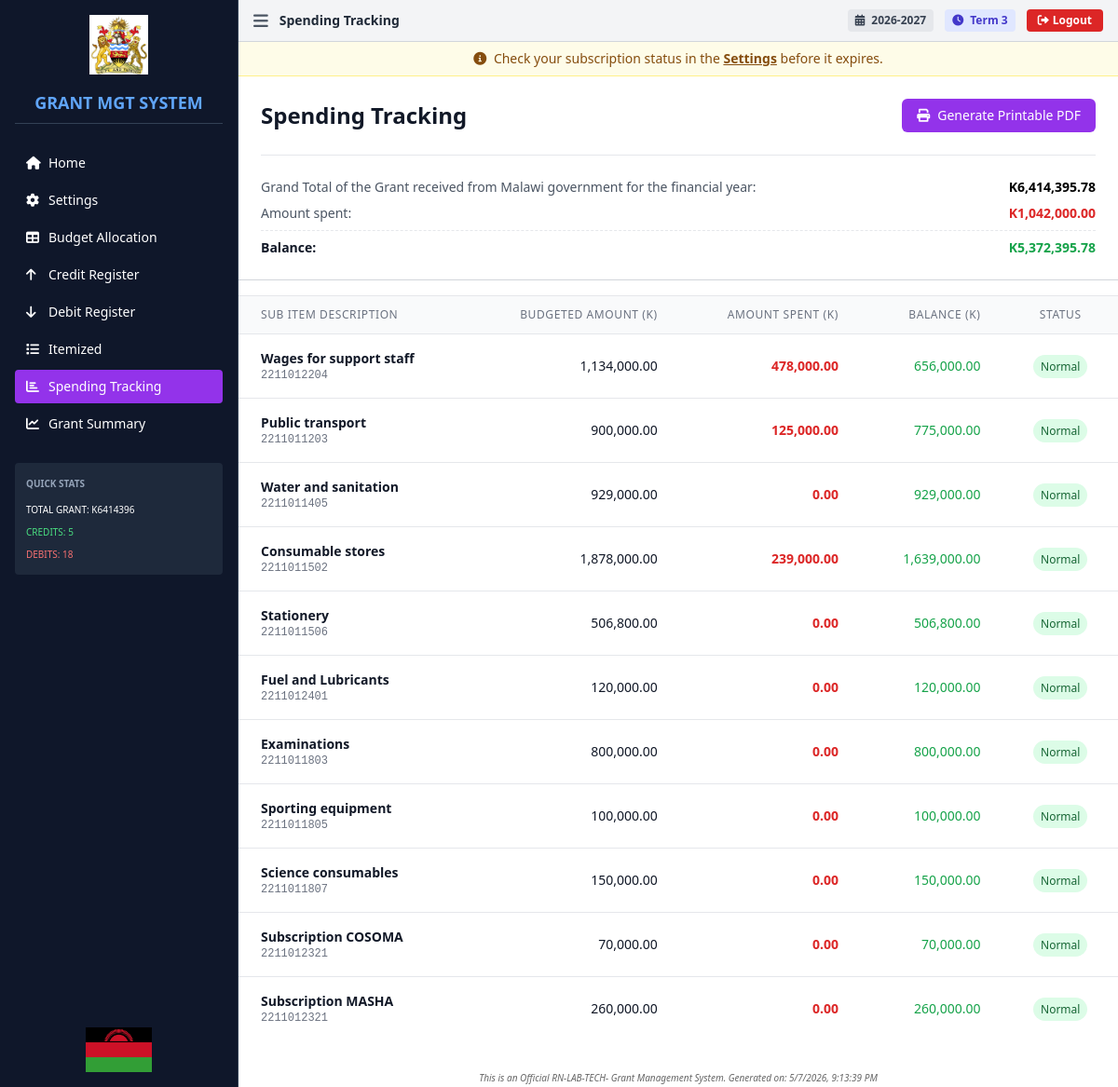
The page /tracking (signed in) on the database its author committed.
### tables this page shows
CREATE TABLE term_settings (
                id INTEGER PRIMARY KEY AUTOINCREMENT,
                school_id INTEGER NOT NULL,
                current_academic_year TEXT NOT NULL,
                current_term TEXT NOT NULL,
                updated_at DATETIME DEFAULT CURRENT_TIMESTAMP,
                FOREIGN KEY (school_id) REFERENCES schools(id),
                UNIQUE(school_id)
            );

CREATE TABLE budget_items (
                id INTEGER PRIMARY KEY AUTOINCREMENT,
                school_id INTEGER NOT NULL,
                financial_year TEXT NOT NULL,
                template_row_id INTEGER NOT NULL,
                item_key TEXT NOT NULL,
                pow_no INTEGER,
                pow_name TEXT,
                sub_activity TEXT,
                sub_item_description TEXT,
                code TEXT,
                total_allocation REAL DEFAULT 0,
                monthly_allocations TEXT,
                created_at DATETIME DEFAULT CURRENT_TIMESTAMP, academic_year TEXT, term TEXT,
                FOREIGN KEY (school_id) REFERENCES schools(id),
                UNIQUE(school_id, financial_year, template_row_id)
            );

### app.py (the view)
@app.route('/tracking')
@require_login
def tracking():
    academic_year = get_academic_year()
    term = get_term()
    budget = get_budget(academic_year, term)
    credits = get_credits(academic_year, term) or []
    debits = get_debits(academic_year, term) or []
    spending = calculate_spending(budget, debits)
    total_grant = get_total_grant(academic_year, term)
    total_spent = 0.0
    for d in debits:
        if isinstance(d, dict):
            amt = d.get('amount', 0)
            if amt:
                try:
                    total_spent += float(amt)
                except (ValueError, TypeError):
                    pass
    return render_template('tracking.html',
                      budget=budget,
                      credits=credits,
                      debits=debits,
                      spending=spending,
                      total_spent=total_spent,
                      total_grant=total_grant,
                      academic_year=academic_year,
                      term=term,
                      settings=get_settings(),
                      current_page='tracking')

### templates/tracking.html (shortened to what this page needs)
{% extends "base.html" %}
{% block title %}Spending Tracking{% endblock %}
{% block content %}
<div class="max-w-full">
    <div class="bg-white p-6 border-b border-gray-300">
        <div class="flex justify-between items-center no-print">
            <h2 class="text-2xl font-bold text-gray-900">Spending Tracking</h2>
            <button onclick="printPage('Spending Tracking')" class="bg-purple-600 hover:bg-purple-700 text-white px-4 py-2 rounded-md">
                <i class="fas fa-print mr-2"></i>Generate Printable PDF
            </button>
        </div>
        <div class="mt-6 space-y-2 border-t pt-6">
            <div class="flex justify-between">
                <span class="text-gray-600">Grand Total of the Grant received from Malawi government for the financial
                    year:</span>
                <span class="font-bold">K{{ "{:,.2f}".format((budget.totalGrant or budget.total_grant or 0) if budget else 0) }}</span>
            </div>
            <div class="flex justify-between">
                <span class="text-gray-600">Amount spent:</span>
                <span class="font-bold text-red-600">K{{ "{:,.2f}".format(total_spent) }}</span>
            </div>
            <div class="flex justify-between border-t border-dashed pt-2">
                <span class="text-gray-900 font-semibold">Balance:</span>
                <span
                    class="font-bold {% if (((budget.totalGrant or budget.total_grant or 0) if budget else 0) - total_spent) < 0 %}text-red-600{% else %}text-green-600{% endif %}">
                    K{{ "{:,.2f}".format(((budget.totalGrant or budget.total_grant or 0) if budget else 0) - total_spent) }}
                </span>
            </div>
        </div>
    </div>
    <div class="bg-white border-t border-gray-200 mt-4" id="spendingTable">
        <div class="overflow-x-auto">
            <table class="min-w-full divide-y divide-gray-200">
                <thead class="bg-gray-50">
                    <tr>
                        <th class="px-6 py-3 text-left text-xs font-medium text-gray-500 uppercase tracking-wider">Sub
                            Item Description</th>
                        <th class="px-6 py-3 text-right text-xs font-medium text-gray-500 uppercase tracking-wider">
                            Budgeted Amount (K)</th>
                        <th class="px-6 py-3 text-right text-xs font-medium text-gray-500 uppercase tracking-wider">
                            Amount Spent (K)</th>
                        <th class="px-6 py-3 text-right text-xs font-medium text-gray-500 uppercase tracking-wider">
                            Balance (K)</th>
                        <th class="px-6 py-3 text-center text-xs font-medium text-gray-500 uppercase tracking-wider">
                            Status</th>
                    </tr>
                </thead>
                <tbody class="bg-white divide-y divide-gray-200">
                    {% for item in spending %}
                    {% if item.totalAllocation > 0 %}
                    <tr>
                        <td class="px-6 py-4 text-sm text-gray-900">
                            <div class="font-semibold">{{ item.subItemDescription }}</div>
                            <div class="text-xs font-mono text-gray-500">{{ item.code }}</div>
                        </td>
                        <td class="px-6 py-4 whitespace-nowrap text-sm text-gray-900 text-right">
                            {{ "{:,.2f}".format(item.totalAllocation) }}
                        </td>
                        <td class="px-6 py-4 whitespace-nowrap text-sm text-red-600 font-semibold text-right">
                            {{ "{:,.2f}".format(item.spent) }}
                        </td>
                        <td class="px-6 py-4 whitespace-nowrap text-sm text-right">
                            <span
                                class="{% if item.balance < 0 %}text-red-600 font-bold{% else %}text-green-600{% endif %}">
                                {{ "{:,.2f}".format(item.balance) }}
                            </span>
                        </td>
                        <td class="px-6 py-4 whitespace-nowrap text-center">
                            {% set utilization = (item.spent / item.totalAllocation * 100) if item.totalAllocation > 0
                            else 0 %}
                            {% if utilization >= 100 %}
                            <span
                                class="px-2 py-1 text-xs font-medium bg-red-100 text-red-800 rounded-full">Exceeded</span>
                            {% elif utilization >= 80 %}
                            <span class="px-2 py-1 text-xs font-medium bg-yellow-100 text-yellow-800 rounded-full">Near
                                Limit</span>
                            {% else %}
                            <span
                                class="px-2 py-1 text-xs font-medium bg-green-100 text-green-800 rounded-full">Normal</span>
                            {% endif %}
                        </td>
                    </tr>
                    {% endif %}
                    {% endfor %}
                </tbody>
            </table>
        </div>
    </div>
</div>
<div style="margin-top: 30px; font-size: 10px; color: #666; text-align: center; font-style: italic;">
    This is an Official RN-LAB-TECH- Grant Management System.
    Generated on: <span id="timestamp"></span>
</div>
{% endblock %}

### templates/base.html (shortened to what this page needs)
<!DOCTYPE html>
<html lang="en">
<head>
    <script src="https://cdn.tailwindcss.com"></script>
    <link rel="stylesheet" href="https://cdnjs.cloudflare.com/ajax/libs/font-awesome/6.0.0/css/all.min.css">
</head>
<body class="bg-gray-50 text-sm">
    <div class="flex h-screen overflow-hidden">
        <aside id="sidebar" class="sidebar w-64 bg-slate-900 text-white flex-shrink-0 border-r border-slate-700">
            <div class="p-4 flex flex-col h-full">
                <div class="flex justify-center mb-4">
                    <img src="{{ url_for('static', filename='images/Malawi Government logo.png') }}"
                        alt="Malawi Government Logo" class="h-16 w-auto object-contain">
                </div>
                <h1 class="text-lg font-bold text-blue-400 mb-6 border-b border-slate-700 pb-2 text-center">GRANT MGT
                    SYSTEM</h1>
                <nav class="space-y-1">
                    <a href="{{ url_for('index') }}"
                        class="flex items-center space-x-2 px-3 py-2 rounded {% if current_page == 'home' %}bg-blue-600{% else %}hover:bg-slate-800{% endif %}">
                        <i class="fas fa-home w-4"></i>
                        <span>Home</span>
                    </a>
                    <a href="{{ url_for('settings') }}"
                        class="flex items-center space-x-2 px-3 py-2 rounded {% if current_page == 'settings' %}bg-blue-600{% else %}hover:bg-slate-800{% endif %}">
                        <i class="fas fa-cog w-4"></i>
                        <span>Settings</span>
                    </a>
                    <a href="{{ url_for('budget') }}"
                        class="flex items-center space-x-2 px-3 py-2 rounded {% if current_page == 'budget' %}bg-blue-600{% else %}hover:bg-slate-800{% endif %}">
                        <i class="fas fa-table w-4"></i>
                        <span>Budget Allocation</span>
                    </a>
                    <a href="{{ url_for('credits') }}"
                        class="flex items-center space-x-2 px-3 py-2 rounded {% if current_page == 'credits' %}bg-green-600{% else %}hover:bg-slate-800{% endif %}">
                        <i class="fas fa-arrow-up w-4"></i>
                        <span>Credit Register</span>
                    </a>
                    <a href="{{ url_for('debits') }}"
                        class="flex items-center space-x-2 px-3 py-2 rounded {% if current_page == 'debits' %}bg-red-600{% else %}hover:bg-slate-800{% endif %}">
                        <i class="fas fa-arrow-down w-4"></i>
                        <span>Debit Register</span>
                    </a>
                    <a href="{{ url_for('itemized') }}"
                        class="flex items-center space-x-2 px-3 py-2 rounded {% if current_page == 'itemized' %}bg-orange-600{% else %}hover:bg-slate-800{% endif %}">
                        <i class="fas fa-list w-4"></i>
                        <span>Itemized</span>
                    </a>
                    <a href="{{ url_for('tracking') }}"
                        class="flex items-center space-x-2 px-3 py-2 rounded {% if current_page == 'tracking' %}bg-purple-600{% else %}hover:bg-slate-800{% endif %}">
                        <i class="fas fa-chart-bar w-4"></i>
                        <span>Spending Tracking</span>
                    </a>
                    <a href="{{ url_for('grant_summary') }}"
                        class="flex items-center space-x-2 px-3 py-2 rounded {% if current_page == 'dashboard' %}bg-blue-600{% else %}hover:bg-slate-800{% endif %}">
                        <i class="fas fa-chart-line w-4"></i>
                        <span>Grant Summary</span>
                    </a>
                </nav>
                {% if budget %}
                <div class="mt-6 p-3 bg-slate-800 rounded">
                    <h3 class="font-semibold mb-2 text-[10px] text-slate-400">QUICK STATS</h3>
                    <div class="space-y-1 text-[10px]">
                        <div>TOTAL GRANT: K{{ "%.0f"|format(budget.totalGrant or 0) }}</div>
                        <div class="text-green-400">CREDITS: {{ credits|length }}</div>
                        <div class="text-red-400">DEBITS: {{ debits|length }}</div>
                    </div>
                </div>
                {% endif %}
                <div class="mt-auto pt-4 flex justify-center">
                    <img src="{{ url_for('static', filename='images/Malawi flag.png') }}" alt="Malawi Flag"
                        class="h-12 w-auto object-contain">
                </div>
            </div>
        </aside>
        <main class="main-content flex-1 overflow-auto bg-white">
            <header class="bg-gray-100 border-b border-gray-300 px-4 py-2">
                <div class="flex items-center justify-between">
                    <div class="flex items-center space-x-3">
                        <button onclick="toggleSidebar()" class="text-gray-600 hover:text-black">
                            <i class="fas fa-bars text-lg"></i>
                        </button>
                        <h2 class="text-sm font-bold text-gray-800">
                            {% block title %}GRANT MANAGEMENT SYSTEM{% endblock %}
                        </h2>
                    </div>
                    <div class="flex items-center space-x-3">
                        <span class="text-xs font-bold text-gray-700 bg-gray-200 px-2 py-1 rounded">
                            <i class="fas fa-calendar-alt mr-1"></i> {{ academic_year }}
                        </span>
                        <span class="text-xs font-bold text-indigo-700 bg-indigo-100 px-2 py-1 rounded">
                            <i class="fas fa-clock mr-1"></i> {{ term }}
                        </span>
                        <button onclick="logout()" class="bg-red-600 hover:bg-red-700 text-white px-3 py-1 rounded text-xs font-semibold transition">
                            <i class="fas fa-sign-out-alt mr-1"></i>Logout
                        </button>
                    </div>
                </div>
            </header>
            <div class="p-0">
                {% if current_page != 'settings' %}
                <div class="subscription-notice bg-yellow-50 border-b border-yellow-200 px-4 py-2 text-center text-sm text-yellow-800">
                    <i class="fas fa-info-circle mr-1"></i>
                    Check your subscription status in the <a href="{{ url_for('settings') }}" class="font-bold underline hover:text-yellow-900">Settings</a> before it expires.
                </div>
                {% endif %}
                {% block content %}{% endblock %}
            </div>
        </main>
    </div>
</body>
</html>

### rows shown on the page
term_settings: current_academic_year "2026-2027", current_term "Term 3"
budget_items: subItemDescription "Wages for support staff", code "2211012204", totalAllocation "1,134,000.00", spent "478,000.00", balance "656,000.00"
budget_items: subItemDescription "Public transport", code "2211011203", totalAllocation "900,000.00", spent "125,000.00", balance "775,000.00"
budget_items: subItemDescription "Water and sanitation", code "2211011405", totalAllocation "929,000.00", spent "0.00", balance "929,000.00"
budget_items: subItemDescription "Consumable stores", code "2211011502", totalAllocation "1,878,000.00", spent "239,000.00", balance "1,639,000.00"
budget_items: subItemDescription "Stationery", code "2211011506", totalAllocation "506,800.00", spent "0.00", balance "506,800.00"
budget_items: subItemDescription "Fuel and Lubricants", code "2211012401", totalAllocation "120,000.00", spent "0.00", balance "120,000.00"
budget_items: subItemDescription "Examinations", code "2211011803", totalAllocation "800,000.00", spent "0.00", balance "800,000.00"
budget_items: subItemDescription "Sporting equipment", code "2211011805", totalAllocation "100,000.00", spent "0.00", balance "100,000.00"
budget_items: subItemDescription "Science consumables", code "2211011807", totalAllocation "150,000.00", spent "0.00", balance "150,000.00"
budget_items: subItemDescription "Subscription COSOMA", code "2211012321", totalAllocation "70,000.00", spent "0.00", balance "70,000.00"
budget_items: subItemDescription "Subscription MASHA", code "2211012321", totalAllocation "260,000.00", spent "0.00", balance "260,000.00"

### other values the page prints
{{ "%.0f"|format(budget.totalGrant or 0) }} "6414396"
{{ credits|length }} "5"
{{ debits|length }} "18"
{{ "{:,.2f}".format(total_spent) }} "1,042,000.00"
